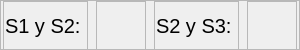
                      <widget class="QFrame" name="frame_113">
                       <property name="minimumSize">
                        <size>
                         <width>300</width>
                         <height>50</height>
                        </size>
                       </property>
                       <property name="maximumSize">
                        <size>
                         <width>300</width>
                         <height>50</height>
                        </size>
                       </property>
                       <property name="frameShape">
                        <enum>QFrame::StyledPanel</enum>
                       </property>
                       <property name="frameShadow">
                        <enum>QFrame::Raised</enum>
                       </property>
                       <layout class="QGridLayout" name="gridLayout_155">
                        <property name="leftMargin">
                         <number>0</number>
                        </property>
                        <property name="topMargin">
                         <number>0</number>
                        </property>
                        <property name="rightMargin">
                         <number>0</number>
                        </property>
                        <property name="bottomMargin">
                         <number>0</number>
                        </property>
                        <item row="0" column="0">
                         <widget class="QFrame" name="frame_114">
                          <property name="minimumSize">
                           <size>
                            <width>85</width>
                            <height>50</height>
                           </size>
                          </property>
                          <property name="maximumSize">
                           <size>
                            <width>85</width>
                            <height>50</height>
                           </size>
                          </property>
                          <property name="frameShape">
                           <enum>QFrame::StyledPanel</enum>
                          </property>
                          <property name="frameShadow">
                           <enum>QFrame::Raised</enum>
                          </property>
                          <layout class="QGridLayout" name="gridLayout_22">
                           <property name="leftMargin">
                            <number>0</number>
                           </property>
                           <property name="topMargin">
                            <number>0</number>
                           </property>
                           <property name="rightMargin">
                            <number>0</number>
                           </property>
                           <property name="bottomMargin">
                            <number>0</number>
                           </property>
                           <item row="0" column="0">
                            <widget class="QLabel" name="label_36">
                             <property name="minimumSize">
                              <size>
                               <width>80</width>
                               <height>30</height>
                              </size>
                             </property>
                             <property name="maximumSize">
                              <size>
                               <width>80</width>
                               <height>30</height>
                              </size>
                             </property>
                             <property name="styleSheet">
                              <string notr="true">QLabel{
qproperty-alignment: AlignRight;
font-size: 20px;
border: none;
}</string>
                             </property>
                             <property name="text">
                              <string>S1 y S2:</string>
                             </property>
                            </widget>
                           </item>
                          </layout>
                         </widget>
                        </item>
                        <item row="0" column="1">
                         <widget class="QFrame" name="frame_115">
                          <property name="minimumSize">
                           <size>
                            <width>50</width>
                            <height>50</height>
                           </size>
                          </property>
                          <property name="maximumSize">
                           <size>
                            <width>50</width>
                            <height>50</height>
                           </size>
                          </property>
                          <property name="frameShape">
                           <enum>QFrame::StyledPanel</enum>
                          </property>
                          <property name="frameShadow">
                           <enum>QFrame::Raised</enum>
                          </property>
                          <layout class="QHBoxLayout" name="horizontalLayout_5">
                           <property name="spacing">
                            <number>0</number>
                           </property>
                           <property name="leftMargin">
                            <number>0</number>
                           </property>
                           <property name="topMargin">
                            <number>0</number>
                           </property>
                           <property name="rightMargin">
                            <number>0</number>
                           </property>
                           <property name="bottomMargin">
                            <number>0</number>
                           </property>
                           <item>
                            <widget class="QLabel" name="O12_2">
                             <property name="minimumSize">
                              <size>
                               <width>40</width>
                               <height>40</height>
                              </size>
                             </property>
                             <property name="maximumSize">
                              <size>
                               <width>40</width>
                               <height>40</height>
                              </size>
                             </property>
                             <property name="styleSheet">
                              <string notr="true">QLabel{
border: none;
}</string>
                             </property>
                             <property name="text">
                              <string/>
                             </property>
                             <property name="pixmap">
                              <pixmap>../GUI Tesis/Empty.png</pixmap>
                             </property>
                             <property name="scaledContents">
                              <bool>true</bool>
                             </property>
                            </widget>
                           </item>
                          </layout>
                         </widget>
                        </item>
                        <item row="0" column="2">
                         <widget class="QFrame" name="frame_116">
                          <property name="minimumSize">
                           <size>
                            <width>85</width>
                            <height>50</height>
                           </size>
                          </property>
                          <property name="maximumSize">
                           <size>
                            <width>85</width>
                            <height>50</height>
                           </size>
                          </property>
                          <property name="frameShape">
                           <enum>QFrame::StyledPanel</enum>
                          </property>
                          <property name="frameShadow">
                           <enum>QFrame::Raised</enum>
                          </property>
                          <layout class="QGridLayout" name="gridLayout_125">
                           <property name="leftMargin">
                            <number>0</number>
                           </property>
                           <property name="topMargin">
                            <number>0</number>
                           </property>
                           <property name="rightMargin">
                            <number>0</number>
                           </property>
                           <property name="bottomMargin">
                            <number>0</number>
                           </property>
                           <item row="0" column="0">
                            <widget class="QLabel" name="label_131">
                             <property name="minimumSize">
                              <size>
                               <width>80</width>
                               <height>30</height>
                              </size>
                             </property>
                             <property name="maximumSize">
                              <size>
                               <width>80</width>
                               <height>30</height>
                              </size>
                             </property>
                             <property name="styleSheet">
                              <string notr="true">QLabel{
qproperty-alignment: AlignRight;
font-size: 20px;
border: none;
}</string>
                             </property>
                             <property name="text">
                              <string>S2 y S3:</string>
                             </property>
                            </widget>
                           </item>
                          </layout>
                         </widget>
                        </item>
                        <item row="0" column="3">
                         <widget class="QFrame" name="frame_154">
                          <property name="minimumSize">
                           <size>
                            <width>50</width>
                            <height>50</height>
                           </size>
                          </property>
                          <property name="maximumSize">
                           <size>
                            <width>50</width>
                            <height>50</height>
                           </size>
                          </property>
                          <property name="frameShape">
                           <enum>QFrame::StyledPanel</enum>
                          </property>
                          <property name="frameShadow">
                           <enum>QFrame::Raised</enum>
                          </property>
                          <layout class="QHBoxLayout" name="horizontalLayout_18">
                           <property name="spacing">
                            <number>0</number>
                           </property>
                           <property name="leftMargin">
                            <number>0</number>
                           </property>
                           <property name="topMargin">
                            <number>0</number>
                           </property>
                           <property name="rightMargin">
                            <number>0</number>
                           </property>
                           <property name="bottomMargin">
                            <number>0</number>
                           </property>
                           <item>
                            <widget class="QLabel" name="O23_2">
                             <property name="minimumSize">
                              <size>
                               <width>40</width>
                               <height>40</height>
                              </size>
                             </property>
                             <property name="maximumSize">
                              <size>
                               <width>40</width>
                               <height>40</height>
                              </size>
                             </property>
                             <property name="styleSheet">
                              <string notr="true">QLabel{
border: none;
}</string>
                             </property>
                             <property name="text">
                              <string/>
                             </property>
                             <property name="pixmap">
                              <pixmap>../GUI Tesis/Empty.png</pixmap>
                             </property>
                             <property name="scaledContents">
                              <bool>true</bool>
                             </property>
                            </widget>
                           </item>
                          </layout>
                         </widget>
                        </item>
                       </layout>
                      </widget>
